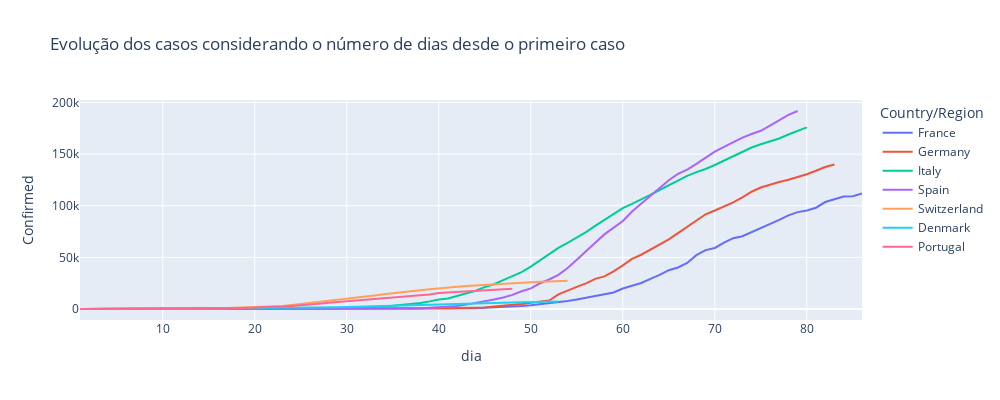

Notebook code for this chart:
### Code cell
fig = px.line(temp, x="dia", y="Confirmed", color = 'Country/Region',height=400,width=1000,
             title='Evolução dos casos considerando o número de dias desde o primeiro caso')
fig.show()

### Figure 1 — Plotly figure (JSON) as saved in the notebook; plotly's stock layout.template omitted (floating-point values rounded to 4 significant figures)
{"data": [{"hovertemplate": "Country/Region=France<br>dia=%{x}<br>Confirmed=%{y}<extra></extra>", "legendgroup": "France", "line": {"color": "#636efa", "dash": "solid"}, "mode": "lines", "name": "France", "showlegend": true, "type": "scatter", "x": [1, 2, 3, 4, 5, 6, 7, 8, 9, 10, 11, 12, 13, 14, 15, 16, 17, 18, 19, 20, 21, 22, 23, 24, 25, 26, 27, 28, 29, 30, 31, 32, 33, 34, 35, 36, 37, 38, 39, 40, 41, 42, 43, 44, 45, 46, 47, 48, 49, 50, 51, 52, 53, 54, 55, 56, 57, 58, 59, 60, 61, 62, 63, 64, 65, 66, 67, 68, 69, 70, 71, 72, 73, 74, 75, 76, 77, 78, 79, 80, 81, 82, 83, 84, 85, 86], "xaxis": "x", "y": [3, 3, 3, 3, 4, 5, 6, 6, 6, 6, 6, 6, 6, 6, 11, 11, 11, 11, 11, 11, 11, 11, 11, 12, 12, 12, 12, 12, 12, 12, 12, 12, 14, 17, 38, 57, 100, 130, 178, 212, 285, 423, 613, 716, 1126, 1412, 1784, 2281, 2876, 3661, 4499, 5423, 6633, 7730, 9134, 10995, 12612, 14459, 16018, 19856, 22302, 25233, 29155, 32964, 37575, 40174, 44550, 52128, 56989, 59105, 64338, 68605, 70478, 74390, 78167, 82048, 86334, 90676, 93790, 95403, 98076, 103573, 106206, 108847, 109252, 111821], "yaxis": "y"}, {"hovertemplate": "Country/Region=Germany<br>dia=%{x}<br>Confirmed=%{y}<extra></extra>", "legendgroup": "Germany", "line": {"color": "#EF553B", "dash": "solid"}, "mode": "lines", "name": "Germany", "showlegend": true, "type": "scatter", "x": [1, 2, 3, 4, 5, 6, 7, 8, 9, 10, 11, 12, 13, 14, 15, 16, 17, 18, 19, 20, 21, 22, 23, 24, 25, 26, 27, 28, 29, 30, 31, 32, 33, 34, 35, 36, 37, 38, 39, 40, 41, 42, 43, 44, 45, 46, 47, 48, 49, 50, 51, 52, 53, 54, 55, 56, 57, 58, 59, 60, 61, 62, 63, 64, 65, 66, 67, 68, 69, 70, 71, 72, 73, 74, 75, 76, 77, 78, 79, 80, 81, 82, 83], "xaxis": "x", "y": [1, 4, 4, 5, 7, 8, 9, 11, 11, 11, 12, 13, 13, 13, 13, 15, 15, 15, 15, 15, 15, 15, 15, 15, 15, 15, 15, 15, 15, 17, 21, 47, 57, 111, 129, 157, 196, 262, 400, 684, 847, 902, 1139, 1296, 1567, 2369, 3062, 3795, 4838, 6012, 7156, 8198, 14138, 18187, 21463, 24774, 29212, 31554, 36508, 42288, 48582, 52547, 57298, 61913, 67366, 73522, 79696, 85778, 91714, 95391, 99225, 103228, 108202, 113525, 117658, 120479, 123016, 125098, 127584, 130450, 133830, 137439, 139897], "yaxis": "y"}, {"hovertemplate": "Country/Region=Italy<br>dia=%{x}<br>Confirmed=%{y}<extra></extra>", "legendgroup": "Italy", "line": {"color": "#00cc96", "dash": "solid"}, "mode": "lines", "name": "Italy", "showlegend": true, "type": "scatter", "x": [1, 2, 3, 4, 5, 6, 7, 8, 9, 10, 11, 12, 13, 14, 15, 16, 17, 18, 19, 20, 21, 22, 23, 24, 25, 26, 27, 28, 29, 30, 31, 32, 33, 34, 35, 36, 37, 38, 39, 40, 41, 42, 43, 44, 45, 46, 47, 48, 49, 50, 51, 52, 53, 54, 55, 56, 57, 58, 59, 60, 61, 62, 63, 64, 65, 66, 67, 68, 69, 70, 71, 72, 73, 74, 75, 76, 77, 78, 79, 80], "xaxis": "x", "y": [3, 3, 3, 3, 3, 3, 3, 3, 3, 3, 3, 3, 3, 3, 3, 3, 3, 3, 3, 3, 3, 3, 17, 79, 132, 229, 322, 400, 650, 888, 1128, 1689, 2036, 2502, 3089, 3858, 4636, 5883, 7375, 9172, 10149, 12462, 15113, 17660, 21157, 23980, 27980, 31506, 35713, 41035, 47021, 53578, 59138, 63927, 69176, 74386, 80539, 86498, 92472, 97689, 101739, 105792, 110574, 115242, 119827, 124632, 128948, 132547, 135586, 139422, 143626, 147577, 152271, 156363, 159516, 162488, 165155, 168941, 172434, 175925], "yaxis": "y"}, {"hovertemplate": "Country/Region=Spain<br>dia=%{x}<br>Confirmed=%{y}<extra></extra>", "legendgroup": "Spain", "line": {"color": "#ab63fa", "dash": "solid"}, "mode": "lines", "name": "Spain", "showlegend": true, "type": "scatter", "x": [1, 2, 3, 4, 5, 6, 7, 8, 9, 10, 11, 12, 13, 14, 15, 16, 17, 18, 19, 20, 21, 22, 23, 24, 25, 26, 27, 28, 29, 30, 31, 32, 33, 34, 35, 36, 37, 38, 39, 40, 41, 42, 43, 44, 45, 46, 47, 48, 49, 50, 51, 52, 53, 54, 55, 56, 57, 58, 59, 60, 61, 62, 63, 64, 65, 66, 67, 68, 69, 70, 71, 72, 73, 74, 75, 76, 77, 78, 79], "xaxis": "x", "y": [1, 1, 1, 1, 1, 1, 1, 1, 1, 2, 2, 2, 2, 2, 2, 2, 2, 2, 2, 2, 2, 2, 2, 2, 3, 7, 12, 25, 34, 66, 83, 114, 151, 200, 261, 374, 430, 589, 1204, 1639, 2140, 3004, 4231, 5753, 7753, 9191, 11178, 13716, 17147, 19980, 24926, 28572, 33089, 39673, 47610, 56188, 64059, 72248, 78797, 85195, 94417, 102136, 110238, 117710, 124736, 130759, 135032, 140510, 146690, 152446, 157022, 161852, 166019, 169496, 172541, 177633, 182816, 188068, 191726], "yaxis": "y"}, {"hovertemplate": "Country/Region=Switzerland<br>dia=%{x}<br>Confirmed=%{y}<extra></extra>", "legendgroup": "Switzerland", "line": {"color": "#FFA15A", "dash": "solid"}, "mode": "lines", "name": "Switzerland", "showlegend": true, "type": "scatter", "x": [1, 2, 3, 4, 5, 6, 7, 8, 9, 10, 11, 12, 13, 14, 15, 16, 17, 18, 19, 20, 21, 22, 23, 24, 25, 26, 27, 28, 29, 30, 31, 32, 33, 34, 35, 36, 37, 38, 39, 40, 41, 42, 43, 44, 45, 46, 47, 48, 49, 50, 51, 52, 53, 54], "xaxis": "x", "y": [1, 1, 8, 12, 18, 24, 30, 37, 57, 87, 209, 264, 332, 374, 490, 642, 854, 1121, 1359, 2200, 2200, 2650, 3010, 3888, 4840, 6077, 6971, 8015, 8789, 9714, 10714, 12104, 13152, 14274, 15412, 16108, 17070, 18194, 19227, 20201, 21022, 21574, 22164, 22710, 23495, 24228, 24820, 25220, 25499, 25753, 26336, 26651, 26997, 27322], "yaxis": "y"}, {"hovertemplate": "Country/Region=Denmark<br>dia=%{x}<br>Confirmed=%{y}<extra></extra>", "legendgroup": "Denmark", "line": {"color": "#19d3f3", "dash": "solid"}, "mode": "lines", "name": "Denmark", "showlegend": true, "type": "scatter", "x": [1, 2, 3, 4, 5, 6, 7, 8, 9, 10, 11, 12, 13, 14, 15, 16, 17, 18, 19, 20, 21, 22, 23, 24, 25, 26, 27, 28, 29, 30, 31, 32, 33, 34, 35, 36, 37, 38, 39, 40, 41, 42, 43, 44, 45, 46, 47, 48, 49, 50, 51, 52, 53], "xaxis": "x", "y": [1, 1, 2, 3, 4, 5, 8, 10, 20, 23, 31, 38, 113, 264, 516, 676, 804, 827, 875, 932, 1024, 1115, 1151, 1255, 1326, 1395, 1460, 1591, 1724, 1877, 2046, 2201, 2395, 2577, 2860, 3107, 3386, 3757, 4077, 4369, 4681, 5071, 5402, 5635, 5819, 5996, 6174, 6318, 6511, 6681, 6879, 7073, 7242], "yaxis": "y"}, {"hovertemplate": "Country/Region=Portugal<br>dia=%{x}<br>Confirmed=%{y}<extra></extra>", "legendgroup": "Portugal", "line": {"color": "#FF6692", "dash": "solid"}, "mode": "lines", "name": "Portugal", "showlegend": true, "type": "scatter", "x": [1, 2, 3, 4, 5, 6, 7, 8, 9, 10, 11, 12, 13, 14, 15, 16, 17, 18, 19, 20, 21, 22, 23, 24, 25, 26, 27, 28, 29, 30, 31, 32, 33, 34, 35, 36, 37, 38, 39, 40, 41, 42, 43, 44, 45, 46, 47, 48], "xaxis": "x", "y": [2, 4, 5, 9, 13, 21, 30, 39, 41, 59, 78, 112, 169, 245, 331, 448, 642, 785, 1020, 1280, 1600, 2060, 2362, 2995, 3544, 4268, 5170, 5962, 6408, 7443, 8251, 9034, 9886, 10524, 11278, 11730, 12442, 13141, 13956, 15472, 15987, 16585, 16934, 17448, 18091, 18841, 19022, 19685], "yaxis": "y"}], "layout": {"height": 400, "legend": {"title": {"text": "Country/Region"}, "tracegroupgap": 0}, "title": {"text": "Evolução dos casos considerando o número de dias desde o primeiro caso"}, "width": 1000, "xaxis": {"anchor": "y", "autorange": true, "domain": [0, 1], "range": [1, 86], "title": {"text": "dia"}, "type": "linear"}, "yaxis": {"anchor": "x", "autorange": true, "domain": [0, 1], "range": [-10650.0, 202400.0], "title": {"text": "Confirmed"}, "type": "linear"}}}
